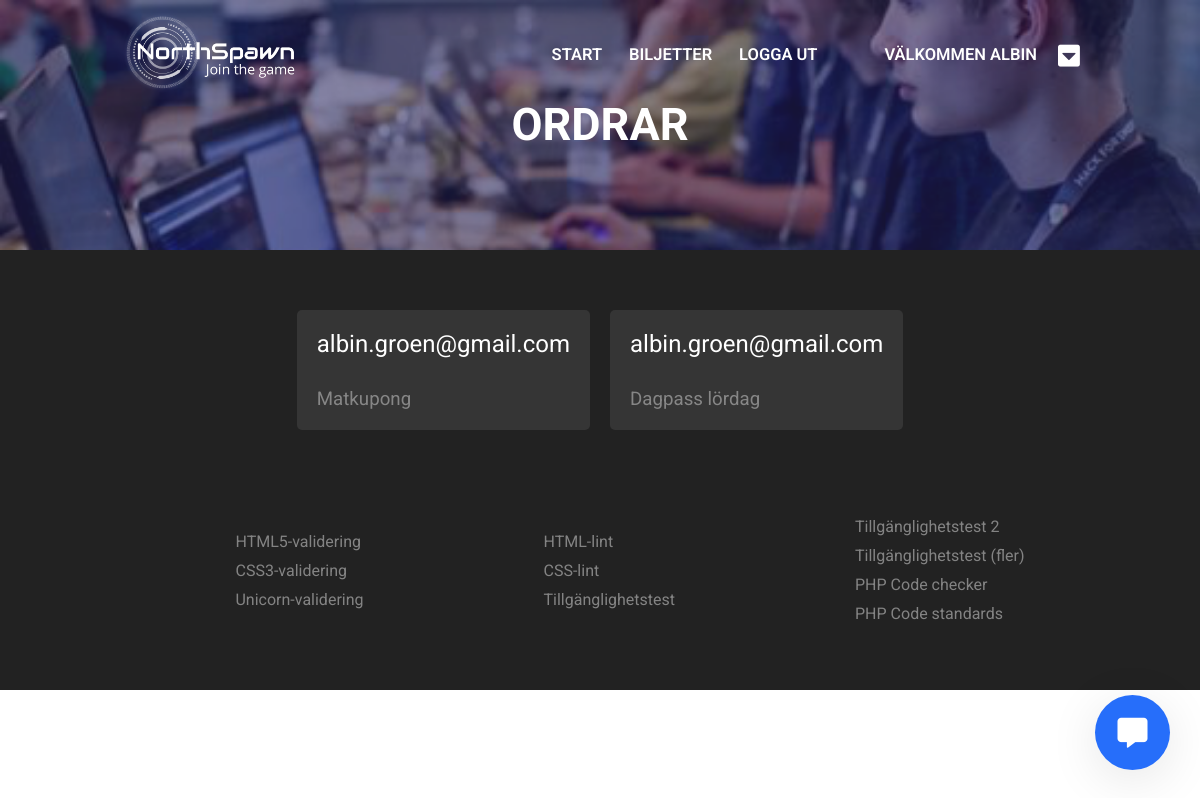
Page /index.php?pageid=orders (signed in) on the committed database.
### tables this page shows
CREATE TABLE users (user_id INTEGER PRIMARY KEY AUTOINCREMENT UNIQUE NOT NULL, user_firstName VARCHAR NOT NULL, user_lastName VARCHAR NOT NULL, user_email VARCHAR UNIQUE, user_password NOT NULL, admin BOOLEAN DEFAULT FALSE NOT NULL);

CREATE TABLE products (product_id INTEGER PRIMARY KEY AUTOINCREMENT NOT NULL UNIQUE, product_name VARCHAR UNIQUE NOT NULL, product_cost INTEGER, product_stock INTEGER, product_desc VARCHAR);

### pages/orders/orders.php (the view, shortened to what this page needs)
<?php
  $stmtFindOrders = $db->prepare("SELECT * FROM users JOIN orders ON users.user_id = orders.user_id JOIN productsOrders ON orders.order_id = productsOrders.order_id JOIN products ON productsOrders.product_id = products.product_id");
  $stmtFindOrders->execute();
?>
<?php
  if(!empty($_SESSION['user'])){
    if($_SESSION['admin'] === 'TRUE'){
      echo "<div class=order-wrapper>";
      echo "<div class=order>";
      while($order = $stmtFindOrders->fetch()){
        echo <<<ORDERS
        <div class="orderItem">
          <h2>{$order['user_email']}</h2>
          <h3>{$order['product_name']}</h3>
        </div>
ORDERS;
      }
      echo "</div>";
      echo "</div>";
    } else {
      echo "Du har inte tillgång till denna sida. Du måste vara <strong>administratör</strong>.";
    }
  } else {
    echo "Du måste <a href=index.php?pageid=login>logga in</a> och vara <strong>administratör</strong> för att kunna se denna sida";
  }
?>

### incs/header/header.php (shortened to what this page needs)
<?php
  if(!isset($_GET['pageid'])){
    $title = "Lan. E-sport. Gaming. Hackathon. Expo. Välkommen till Northspawn";
    $header = "700";
  } elseif ($_GET['pageid'] === 'landing') {
    $title = "Lan. E-sport. Gaming. Hackathon. Expo. Välkommen till Northspawn";
    $header = "700";
  } elseif ($_GET['pageid'] === 'login') {
    $title = "Logga in på Northspawn";
    $header = "350";
  } elseif ($_GET['pageid'] === 'register') {
    $title = "Registrera hos Northspawn";
    $header = "350";
  }  elseif ($_GET['pageid'] === 'feedback') {
    $title = "Northspawn - feedback";
    $header = "350";
  } elseif ($_GET['pageid'] === 'products') {
    $title = "Välj en produkt i shopen";
    $header = "350";
  } elseif ($_GET['pageid'] === 'cart') {
    $title = "Kundvagn";
    $header = "350";
  } elseif ($_GET['pageid'] === 'orders') {
    $title = "Ordrar";
    $header = "250";
  } elseif ($_GET['pageid'] === 'products') {
    $title = "Northspawn - Biljetter";
    $header = "250";
  } elseif ($_GET['pageid'] === 'checkout') {
    $title = "Northspawn - Köp genomfört";
    $header = "300";
  }
?>
<!DOCTYPE html>
<html lang="sv">
<head>
</head>
<body>
<nav>
  <ul>
    <div class="left">
      <a href="index.php">
        <img class="logo" src="./imgs/logo_jointhegame_vit.png" alt="Logotyp">
      </a>
    </div>
    <div class="right" >
      <li><a href="index.php">Start</a></li>
      <li><a href="index.php?pageid=products">Biljetter</a></li>
    <?php
      if(!empty($_SESSION['user'])){
        echo <<<MESSAGE
        <li><a href="index.php?pageid=landing&logout=true">Logga ut</a></li>
        <li class="message" ><a href="">Välkommen {$displayUser}</a></li>
MESSAGE;
        if(!empty($_SESSION['admin'])){
          if($_SESSION['admin'] === 'TRUE'){
            echo <<<EXTRA
            <li><i id="menuBtn" class="fas fa-caret-square-down"></i></li>
            <li><i id="closeBtn" class="fas fa-minus-square"></i></li>
            <div id="menu">
              <ul>
                <li><a href=index.php?pageid=orders>Se ordrar</a></li>
                <li><a href="index.php?pageid=register">Lägg till nyhet</a></li>
                <li><a href="index.php?pageid=feedback">Se feedback</a></li>
              </ul>
            </div>
EXTRA;
          } else {
            echo "<div class=thumbnail></div>";
          }
        }
      } else {
        echo <<<CONTENT
        <li><a href=index.php?pageid=login>Logga in</a></li>
        <li><a href="index.php?pageid=register">Registrera</a></li>
CONTENT;
      }
    ?>
    </div>
  </ul>
</nav>
<div class="header" style="min-height: <?php echo $header; ?>px" >
  <h1><?php echo $title; ?></h1>
</div>

### rows in the picture
users: user_firstName "ALBIN", user_email "albin.groen@gmail.com", products.product_name "Matkupong", products.product_name "Dagpass lördag"

### other values in the picture
$title "ORDRAR"
